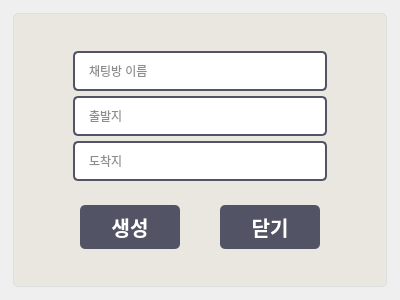
<?xml version="1.0" encoding="UTF-8"?>
<ui version="4.0">
 <class>AddChatRoom</class>
 <widget class="QWidget" name="AddChatRoom">
  <property name="geometry">
   <rect>
    <x>0</x>
    <y>0</y>
    <width>400</width>
    <height>300</height>
   </rect>
  </property>
  <property name="minimumSize">
   <size>
    <width>400</width>
    <height>300</height>
   </size>
  </property>
  <property name="maximumSize">
   <size>
    <width>400</width>
    <height>300</height>
   </size>
  </property>
  <property name="windowTitle">
   <string>새 채팅방 추가</string>
  </property>
  <property name="styleSheet">
   <string notr="true">QPushButton {
background-color:#535366;
color:#ffffff;
font-size: 20px;
font:10pt &quot;Microsoft YaHei UI&quot;;
border-radius:8px;
font-weight:700;
height:44px;
width: 100%;
}
QPushButton:disabled {
background-color: #787a7e;
}
QPushButton:hover {
background-color: #383a3e;
}
QFrame{
margin:2px;
border: 1px solid #dcdee0;;
border-radius: 24px;
background-color:rgb(255, 255, 255);
padding:10px;
}
QLineEdit{
border: 1px solid rgb(41, 57, 85);
border-radius: 3px;
border-color:#dcdee0;
height:36px;
background: white;
padding-left: 12px;
padding-right: 12px;
border-color:#e4e5eb;
}
QLineEdit:hover {
border-color: #db9a45;
}</string>
  </property>
  <layout class="QVBoxLayout" name="verticalLayout">
   <item>
    <widget class="QFrame" name="frame">
     <property name="styleSheet">
      <string notr="true">Background: rgb(234, 230, 224);

border-radius: 5px;</string>
     </property>
     <property name="frameShape">
      <enum>QFrame::StyledPanel</enum>
     </property>
     <property name="frameShadow">
      <enum>QFrame::Raised</enum>
     </property>
     <layout class="QGridLayout" name="gridLayout_2">
      <item row="0" column="0">
       <layout class="QGridLayout" name="gridLayout">
        <property name="horizontalSpacing">
         <number>0</number>
        </property>
        <property name="verticalSpacing">
         <number>5</number>
        </property>
        <item row="2" column="1">
         <widget class="QLineEdit" name="endLineEdit">
          <property name="styleSheet">
           <string notr="true">background-color: #FFFFFF;

color: rgb(28, 28, 28);

border: 1.5px solid #535366;

border-radius: 5px;</string>
          </property>
          <property name="placeholderText">
           <string>도착지</string>
          </property>
         </widget>
        </item>
        <item row="0" column="2">
         <spacer name="horizontalSpacer_2">
          <property name="orientation">
           <enum>Qt::Horizontal</enum>
          </property>
          <property name="sizeType">
           <enum>QSizePolicy::Fixed</enum>
          </property>
          <property name="sizeHint" stdset="0">
           <size>
            <width>40</width>
            <height>20</height>
           </size>
          </property>
         </spacer>
        </item>
        <item row="1" column="1">
         <widget class="QLineEdit" name="startLineEdit">
          <property name="styleSheet">
           <string notr="true">background-color: #FFFFFF;

color: rgb(28, 28, 28);

border: 1.5px solid #535366;

border-radius: 5px;</string>
          </property>
          <property name="text">
           <string/>
          </property>
          <property name="placeholderText">
           <string>출발지</string>
          </property>
         </widget>
        </item>
        <item row="0" column="0">
         <spacer name="horizontalSpacer">
          <property name="orientation">
           <enum>Qt::Horizontal</enum>
          </property>
          <property name="sizeType">
           <enum>QSizePolicy::Fixed</enum>
          </property>
          <property name="sizeHint" stdset="0">
           <size>
            <width>40</width>
            <height>20</height>
           </size>
          </property>
         </spacer>
        </item>
        <item row="0" column="1">
         <widget class="QLineEdit" name="chatnameLineEdit">
          <property name="styleSheet">
           <string notr="true">background-color: #FFFFFF;

color: rgb(28, 28, 28);

border: 1.5px solid #535366;

border-radius: 5px;</string>
          </property>
          <property name="text">
           <string/>
          </property>
          <property name="placeholderText">
           <string>채팅방 이름</string>
          </property>
         </widget>
        </item>
       </layout>
      </item>
      <item row="1" column="0">
       <layout class="QHBoxLayout" name="horizontalLayout">
        <property name="spacing">
         <number>0</number>
        </property>
        <item>
         <spacer name="horizontalSpacer_4">
          <property name="orientation">
           <enum>Qt::Horizontal</enum>
          </property>
          <property name="sizeHint" stdset="0">
           <size>
            <width>40</width>
            <height>20</height>
           </size>
          </property>
         </spacer>
        </item>
        <item>
         <widget class="QPushButton" name="addchatButton">
          <property name="styleSheet">
           <string notr="true">QPushButton {

background-color: #535366;

color: white;

border-radius: 5px;

}

QPushButton:hover {

background-color: #555;

}

QPushButton:pressed {

background-color: #777;

}</string>
          </property>
          <property name="text">
           <string>생성</string>
          </property>
         </widget>
        </item>
        <item>
         <spacer name="horizontalSpacer_3">
          <property name="orientation">
           <enum>Qt::Horizontal</enum>
          </property>
          <property name="sizeType">
           <enum>QSizePolicy::Fixed</enum>
          </property>
          <property name="sizeHint" stdset="0">
           <size>
            <width>40</width>
            <height>20</height>
           </size>
          </property>
         </spacer>
        </item>
        <item>
         <widget class="QPushButton" name="closeButton">
          <property name="styleSheet">
           <string notr="true">QPushButton {

background-color: #535366;

color: white;

border-radius: 5px;

}

QPushButton:hover {

background-color: #555;

}

QPushButton:pressed {

background-color: #777;

}</string>
          </property>
          <property name="text">
           <string>닫기</string>
          </property>
         </widget>
        </item>
        <item>
         <spacer name="horizontalSpacer_5">
          <property name="orientation">
           <enum>Qt::Horizontal</enum>
          </property>
          <property name="sizeHint" stdset="0">
           <size>
            <width>40</width>
            <height>20</height>
           </size>
          </property>
         </spacer>
        </item>
       </layout>
      </item>
     </layout>
    </widget>
   </item>
  </layout>
 </widget>
 <tabstops>
  <tabstop>chatnameLineEdit</tabstop>
  <tabstop>startLineEdit</tabstop>
  <tabstop>endLineEdit</tabstop>
  <tabstop>addchatButton</tabstop>
  <tabstop>closeButton</tabstop>
 </tabstops>
 <resources/>
 <connections/>
</ui>
